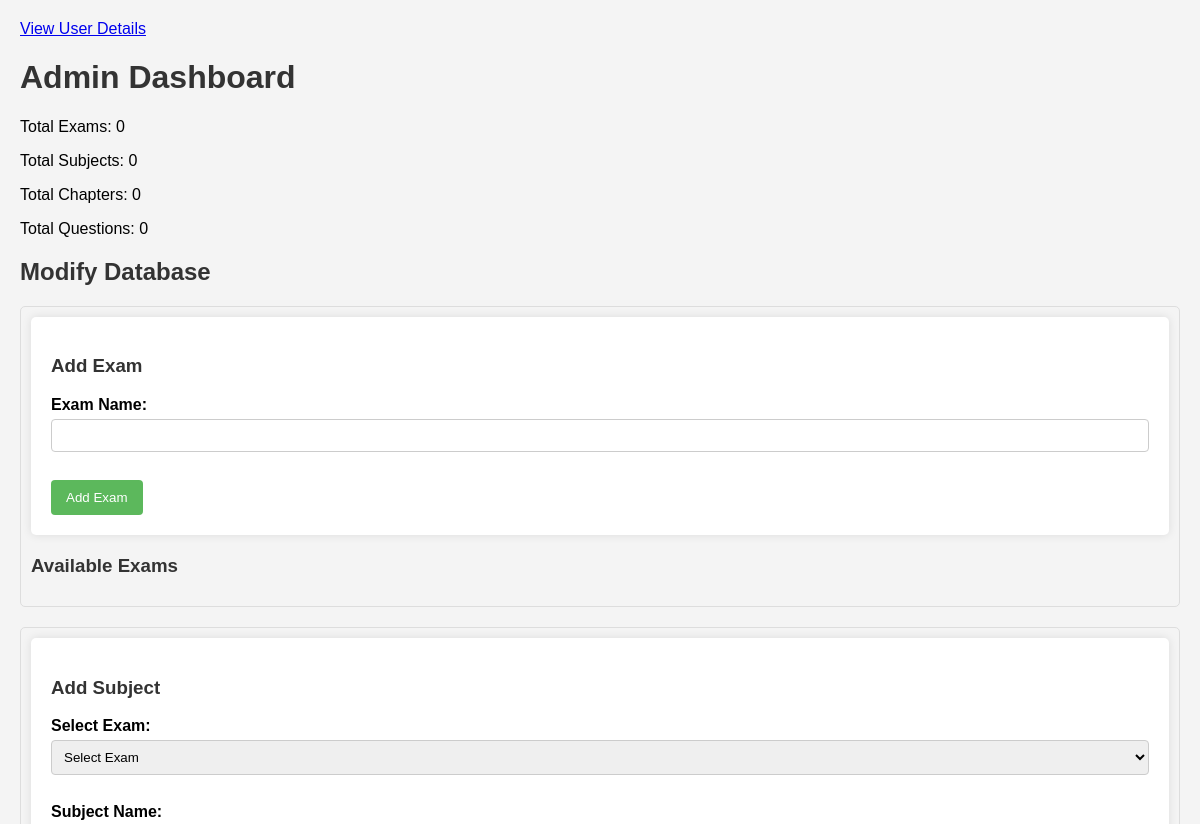
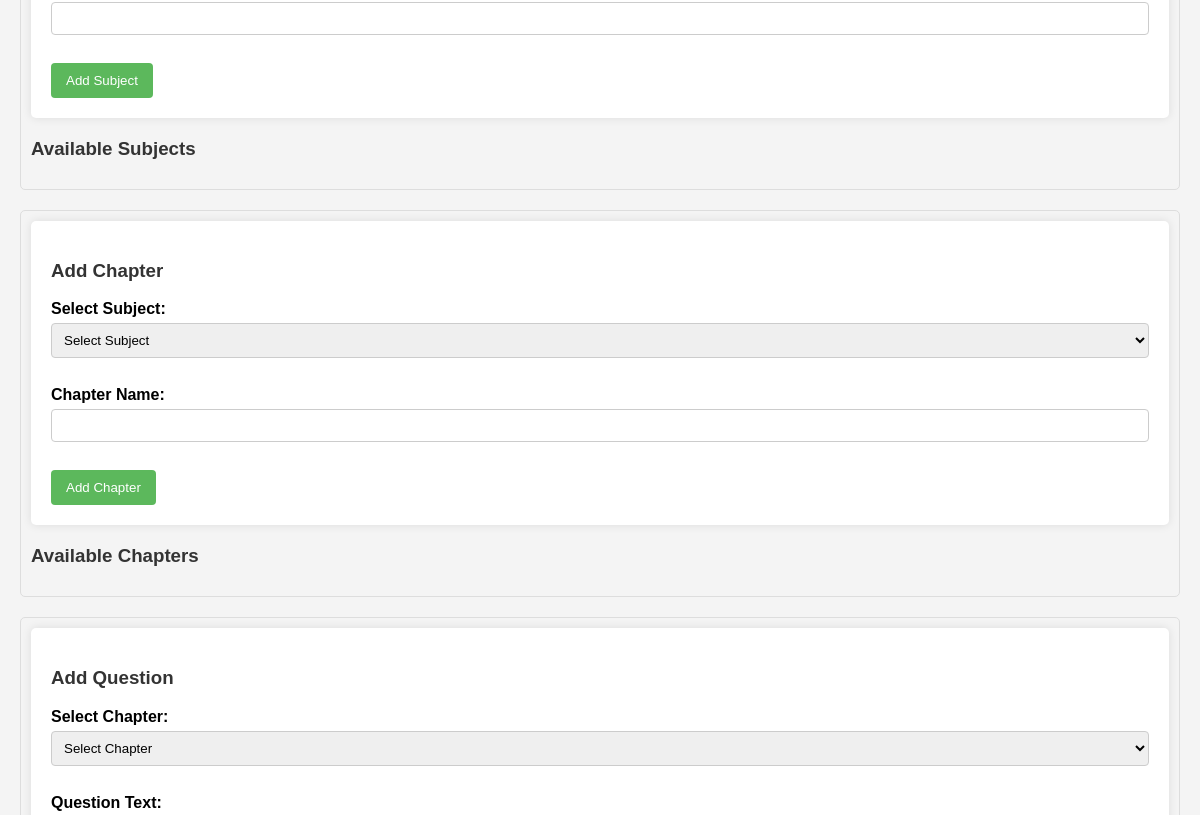
Before: /admin_page_modification (signed in, upper part) with the older database file (2 pictures, top to bottom).
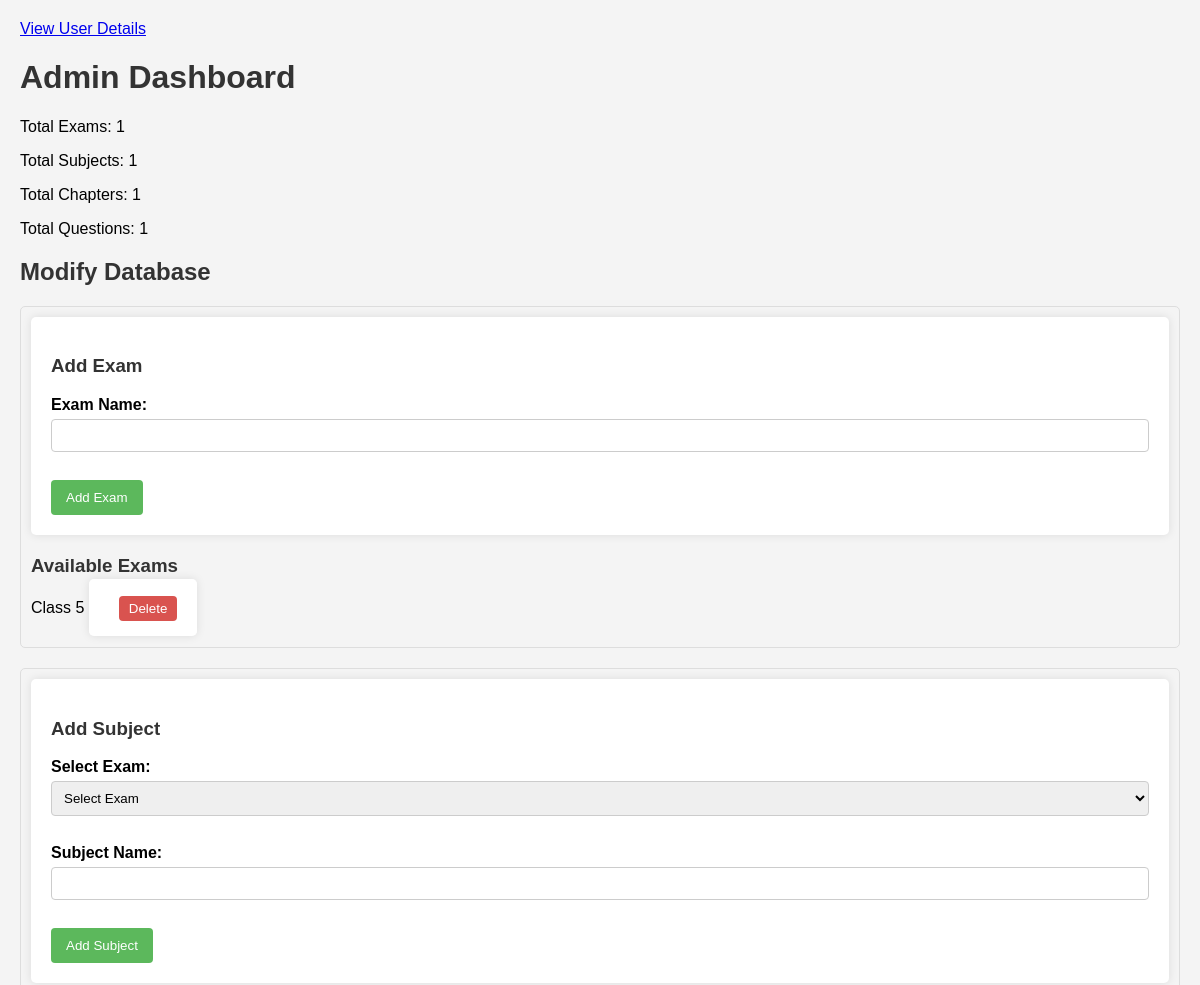
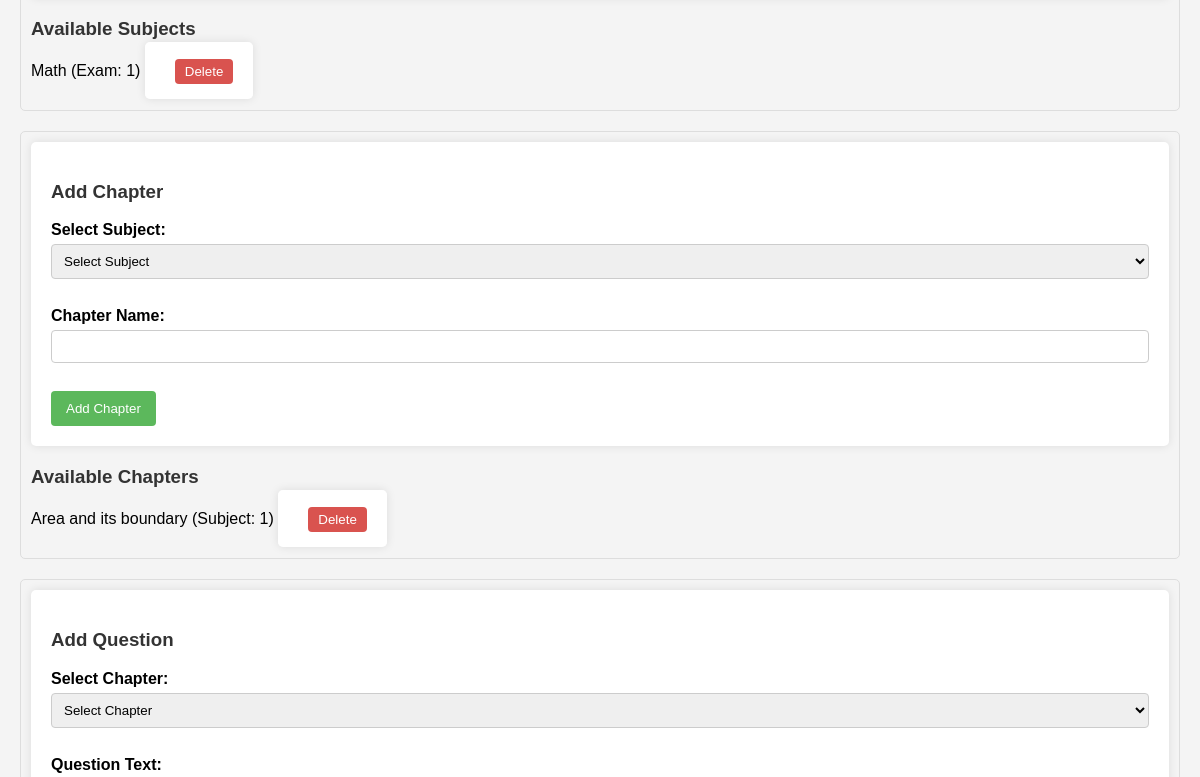
After: the same page with the newer database file (2 pictures, top to bottom).
### tables this page shows
CREATE TABLE exams (
    id INTEGER PRIMARY KEY AUTOINCREMENT,
    name TEXT NOT NULL UNIQUE
);

CREATE TABLE subjects (
    id INTEGER PRIMARY KEY AUTOINCREMENT,
    name TEXT NOT NULL,
    exam_id INTEGER NOT NULL,
    FOREIGN KEY (exam_id) REFERENCES exams (id) ON DELETE RESTRICT
);

CREATE TABLE chapters (
    id INTEGER PRIMARY KEY AUTOINCREMENT,
    name TEXT NOT NULL,
    subject_id INTEGER NOT NULL,
    FOREIGN KEY (subject_id) REFERENCES subjects (id) ON DELETE RESTRICT
);

### app.py (the view)
@app.route('/admin_page_modification')
def admin_page_modification():
    if not session.get('admin'):
        return redirect(url_for('admin_login'))
    conn = connect_db()
    cursor = conn.cursor()
    try:
        cursor.execute("SELECT id, name FROM exams")
        exams = cursor.fetchall()
        cursor.execute("SELECT id, name, exam_id FROM subjects")
        subjects = cursor.fetchall()
        cursor.execute("SELECT id, name, subject_id FROM chapters")
        chapters = cursor.fetchall()
        cursor.execute("SELECT COUNT(*) FROM exams")
        total_exams = cursor.fetchone()[0]
        cursor.execute("SELECT COUNT(*) FROM subjects")
        total_subjects = cursor.fetchone()[0]
        cursor.execute("SELECT COUNT(*) FROM chapters")
        total_chapters = cursor.fetchone()[0]
        cursor.execute("SELECT COUNT(*) FROM questions")
        total_questions = cursor.fetchone()[0]
    except sqlite3.Error as e:
        flash(f"Error fetching admin data: {e.args[0]}", "error")
        exams, subjects, chapters = [], [], []
        total_exams = total_subjects = total_chapters = total_questions = 0
    finally:
        conn.close()
    return render_template(
        'admin_page_modification.html',
        exams=exams, subjects=subjects, chapters=chapters,
        total_exams=total_exams, total_subjects=total_subjects,
        total_chapters=total_chapters, total_questions=total_questions
    )

### app.py (called while the page is built)
def connect_db():
    conn = sqlite3.connect(DB_NAME, check_same_thread=False)
    conn.execute("PRAGMA busy_timeout = 5000")
    return conn

### templates/admin_page_modification.html (shortened to what this page needs)
<!DOCTYPE html>
<html lang="en">
<head>
</head>
<body>
    <a href="{{ url_for('user_details') }}">View User Details</a>
    <h1>Admin Dashboard</h1>
    <p>Total Exams: {{ total_exams }}</p>
    <p>Total Subjects: {{ total_subjects }}</p>
    <p>Total Chapters: {{ total_chapters }}</p>
    <p>Total Questions: {{ total_questions }}</p>
    <h2>Modify Database</h2>
    <div class="form-section">
        <form method="POST" action="/add_exam">
            <h3>Add Exam</h3>
            <label for="exam_name">Exam Name:</label>
            <input type="text" id="exam_name" name="exam_name" required><br><br>
            <button type="submit">Add Exam</button>
        </form>
        <h3>Available Exams</h3>
        <ul>
            {% for exam in exams %}
                <li>{{ exam[1] }}
                    <form style="display: inline;" method="POST" action="/delete_exam">
                        <button type="submit" class="delete-button" onclick="return confirm('Are you sure you want to delete this exam?')">Delete</button>
                    </form>
                </li>
            {% endfor %}
        </ul>
    </div>
    <div class="form-section">
        <form method="POST" action="/add_subject">
            <h3>Add Subject</h3>
            <label for="exam_id">Select Exam:</label>
            <select id="exam_id" name="exam_name" required>
                <option value="">Select Exam</option>
            </select><br><br>
            <label for="subject_name">Subject Name:</label>
            <input type="text" id="subject_name" name="subject_name" required><br><br>
            <button type="submit">Add Subject</button>
        </form>
        <h3>Available Subjects</h3>
        <ul>
            {% for subject in subjects %}
                <li>{{ subject[1] }} (Exam: {{ subject[2] }})
                    <form style="display: inline;" method="POST" action="/delete_subject">
                        <button type="submit" class="delete-button" onclick="return confirm('Are you sure you want to delete this subject?')">Delete</button>
                    </form>
                </li>
            {% endfor %}
        </ul>
    </div>
    <div class="form-section">
        <form method="POST" action="/add_chapter">
            <h3>Add Chapter</h3>
            <label for="subject_id">Select Subject:</label>
            <select id="subject_id" name="subject_name" required>
                <option value="">Select Subject</option>
            </select><br><br>
            <label for="chapter_name">Chapter Name:</label>
            <input type="text" id="chapter_name" name="chapter_name" required><br><br>
            <button type="submit">Add Chapter</button>
        </form>
        <h3>Available Chapters</h3>
        <ul>
            {% for chapter in chapters %}
                <li>{{ chapter[1] }} (Subject: {{ chapter[2] }})
                    <form style="display: inline;" method="POST" action="/delete_chapter">
                        <button type="submit" class="delete-button" onclick="return confirm('Are you sure you want to delete this chapter?')">Delete</button>
                    </form>
                </li>
            {% endfor %}
        </ul>
    </div>
    <div class="form-section">
        <form method="POST" action="/add_question">
            <h3>Add Question</h3>
            <label for="chapter_id_question">Select Chapter:</label>
            <select id="chapter_id_question" name="chapter_id_question" required>
                <option value="">Select Chapter</option>
            </select><br><br>
            <label for="question_text">Question Text:</label>
            <textarea id="question_text" name="question_text" rows="4" required></textarea><br><br>
            <label>Options:</label><br>
            <input type="text" id="option1" name="option1" required><br>
            <input type="text" id="option2" name="option2" required><br>
            <input type="text" id="option3" name="option3" required><br>
            <input type="text" id="option4" name="option4" required><br><br>
            <br><br>
        </form>
    </div>
</body>
</html>

### templates/admin_page_modification.html (style rules this page uses)
body { font-family: Arial, sans-serif; margin: 20px; background-color: #f4f4f4; }
h1, h2, h3 { color: #333; }
form { background-color: #fff; padding: 20px; border-radius: 5px; box-shadow: 0 0 10px rgba(0, 0, 0, 0.1); margin-bottom: 20px; }
label { display: block; margin-bottom: 5px; font-weight: bold; }
input[type="text"], select, textarea { width: 100%; padding: 8px; margin-bottom: 10px; border: 1px solid #ccc; border-radius: 4px; box-sizing: border-box; }
button { background-color: #5cb85c; color: white; padding: 10px 15px; border: none; border-radius: 4px; cursor: pointer; }
ul { list-style-type: none; padding: 0; }
li { margin-bottom: 5px; }
.delete-button { background-color: #d9534f; color: white; padding: 5px 10px; border: none; border-radius: 4px; cursor: pointer; margin-left: 10px; }
.form-section { margin-bottom: 20px; border: 1px solid #ddd; padding: 10px; border-radius: 5px; }

Changed rows visible on the page:
added exams: name "Class 5"
added subjects: name "Math", exam "1"
added chapters: name "Area and its boundary", subject "1"
Other visible differences:
{{ total_exams }}: "0" → "1"
{{ total_subjects }}: "0" → "1"
{{ total_chapters }}: "0" → "1"
{{ total_questions }}: "0" → "1"
